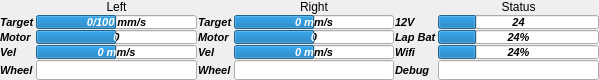
<?xml version="1.0" encoding="UTF-8"?>
<ui version="4.0">
 <class>MainWidget</class>
 <widget class="QWidget" name="MainWidget">
  <property name="geometry">
   <rect>
    <x>0</x>
    <y>0</y>
    <width>599</width>
    <height>80</height>
   </rect>
  </property>
  <property name="sizePolicy">
   <sizepolicy hsizetype="Preferred" vsizetype="Preferred">
    <horstretch>0</horstretch>
    <verstretch>0</verstretch>
   </sizepolicy>
  </property>
  <property name="maximumSize">
   <size>
    <width>16777215</width>
    <height>16777215</height>
   </size>
  </property>
  <property name="windowTitle">
   <string>Yertle Dashboard</string>
  </property>
  <layout class="QGridLayout" name="gridLayout_2">
   <property name="margin">
    <number>0</number>
   </property>
   <item row="0" column="0">
    <layout class="QGridLayout" name="gridLayout">
     <property name="sizeConstraint">
      <enum>QLayout::SetDefaultConstraint</enum>
     </property>
     <property name="topMargin">
      <number>0</number>
     </property>
     <property name="rightMargin">
      <number>0</number>
     </property>
     <property name="bottomMargin">
      <number>0</number>
     </property>
     <property name="spacing">
      <number>1</number>
     </property>
     <item row="1" column="3">
      <widget class="QProgressBar" name="pbRTarget">
       <property name="sizePolicy">
        <sizepolicy hsizetype="Expanding" vsizetype="Preferred">
         <horstretch>0</horstretch>
         <verstretch>0</verstretch>
        </sizepolicy>
       </property>
       <property name="minimumSize">
        <size>
         <width>0</width>
         <height>10</height>
        </size>
       </property>
       <property name="maximumSize">
        <size>
         <width>16777215</width>
         <height>16777215</height>
        </size>
       </property>
       <property name="font">
        <font>
         <pointsize>8</pointsize>
         <weight>75</weight>
         <italic>true</italic>
         <bold>true</bold>
        </font>
       </property>
       <property name="autoFillBackground">
        <bool>false</bool>
       </property>
       <property name="minimum">
        <number>-200</number>
       </property>
       <property name="maximum">
        <number>200</number>
       </property>
       <property name="value">
        <number>0</number>
       </property>
       <property name="format">
        <string>%v mm/s</string>
       </property>
      </widget>
     </item>
     <item row="3" column="2">
      <widget class="QLabel" name="label_9">
       <property name="font">
        <font>
         <pointsize>8</pointsize>
         <weight>75</weight>
         <italic>true</italic>
         <bold>true</bold>
        </font>
       </property>
       <property name="text">
        <string>Vel</string>
       </property>
      </widget>
     </item>
     <item row="3" column="3">
      <widget class="QProgressBar" name="pbRVel">
       <property name="sizePolicy">
        <sizepolicy hsizetype="Expanding" vsizetype="Preferred">
         <horstretch>0</horstretch>
         <verstretch>0</verstretch>
        </sizepolicy>
       </property>
       <property name="minimumSize">
        <size>
         <width>0</width>
         <height>10</height>
        </size>
       </property>
       <property name="maximumSize">
        <size>
         <width>16777215</width>
         <height>16777215</height>
        </size>
       </property>
       <property name="font">
        <font>
         <pointsize>8</pointsize>
         <weight>75</weight>
         <italic>true</italic>
         <bold>true</bold>
        </font>
       </property>
       <property name="minimum">
        <number>-200</number>
       </property>
       <property name="maximum">
        <number>200</number>
       </property>
       <property name="value">
        <number>0</number>
       </property>
       <property name="format">
        <string>%v mm/s</string>
       </property>
      </widget>
     </item>
     <item row="2" column="4">
      <widget class="QLabel" name="label_12">
       <property name="font">
        <font>
         <pointsize>8</pointsize>
         <weight>75</weight>
         <italic>true</italic>
         <bold>true</bold>
        </font>
       </property>
       <property name="text">
        <string>Lap Bat</string>
       </property>
      </widget>
     </item>
     <item row="3" column="1">
      <widget class="QProgressBar" name="pbLVel">
       <property name="sizePolicy">
        <sizepolicy hsizetype="Expanding" vsizetype="Preferred">
         <horstretch>0</horstretch>
         <verstretch>0</verstretch>
        </sizepolicy>
       </property>
       <property name="minimumSize">
        <size>
         <width>0</width>
         <height>10</height>
        </size>
       </property>
       <property name="maximumSize">
        <size>
         <width>16777215</width>
         <height>16777215</height>
        </size>
       </property>
       <property name="font">
        <font>
         <pointsize>8</pointsize>
         <weight>75</weight>
         <italic>true</italic>
         <bold>true</bold>
        </font>
       </property>
       <property name="minimum">
        <number>-200</number>
       </property>
       <property name="maximum">
        <number>200</number>
       </property>
       <property name="value">
        <number>0</number>
       </property>
       <property name="format">
        <string>%v mm/s</string>
       </property>
      </widget>
     </item>
     <item row="1" column="1">
      <widget class="QProgressBar" name="pbLTarget">
       <property name="sizePolicy">
        <sizepolicy hsizetype="Expanding" vsizetype="Preferred">
         <horstretch>0</horstretch>
         <verstretch>0</verstretch>
        </sizepolicy>
       </property>
       <property name="minimumSize">
        <size>
         <width>0</width>
         <height>10</height>
        </size>
       </property>
       <property name="maximumSize">
        <size>
         <width>16777215</width>
         <height>16777215</height>
        </size>
       </property>
       <property name="font">
        <font>
         <pointsize>8</pointsize>
         <weight>75</weight>
         <italic>true</italic>
         <bold>true</bold>
        </font>
       </property>
       <property name="autoFillBackground">
        <bool>false</bool>
       </property>
       <property name="minimum">
        <number>-200</number>
       </property>
       <property name="maximum">
        <number>200</number>
       </property>
       <property name="value">
        <number>0</number>
       </property>
       <property name="format">
        <string>%v/100 mm/s</string>
       </property>
      </widget>
     </item>
     <item row="1" column="5">
      <widget class="QProgressBar" name="pb12V">
       <property name="sizePolicy">
        <sizepolicy hsizetype="Expanding" vsizetype="Preferred">
         <horstretch>0</horstretch>
         <verstretch>0</verstretch>
        </sizepolicy>
       </property>
       <property name="minimumSize">
        <size>
         <width>0</width>
         <height>10</height>
        </size>
       </property>
       <property name="maximumSize">
        <size>
         <width>16777215</width>
         <height>16777215</height>
        </size>
       </property>
       <property name="font">
        <font>
         <pointsize>8</pointsize>
         <weight>75</weight>
         <italic>true</italic>
         <bold>true</bold>
        </font>
       </property>
       <property name="value">
        <number>24</number>
       </property>
       <property name="format">
        <string>%v</string>
       </property>
      </widget>
     </item>
     <item row="0" column="5">
      <widget class="QLabel" name="label_11">
       <property name="text">
        <string>Status</string>
       </property>
       <property name="alignment">
        <set>Qt::AlignCenter</set>
       </property>
      </widget>
     </item>
     <item row="1" column="0">
      <widget class="QLabel" name="label_2">
       <property name="font">
        <font>
         <pointsize>8</pointsize>
         <weight>75</weight>
         <italic>true</italic>
         <bold>true</bold>
        </font>
       </property>
       <property name="text">
        <string>Target</string>
       </property>
      </widget>
     </item>
     <item row="1" column="4">
      <widget class="QLabel" name="label_13">
       <property name="font">
        <font>
         <pointsize>8</pointsize>
         <weight>75</weight>
         <italic>true</italic>
         <bold>true</bold>
        </font>
       </property>
       <property name="text">
        <string>12V</string>
       </property>
      </widget>
     </item>
     <item row="1" column="2">
      <widget class="QLabel" name="label_8">
       <property name="font">
        <font>
         <pointsize>8</pointsize>
         <weight>75</weight>
         <italic>true</italic>
         <bold>true</bold>
        </font>
       </property>
       <property name="text">
        <string>Target</string>
       </property>
      </widget>
     </item>
     <item row="0" column="3">
      <widget class="QLabel" name="label_6">
       <property name="text">
        <string>Right</string>
       </property>
       <property name="alignment">
        <set>Qt::AlignCenter</set>
       </property>
      </widget>
     </item>
     <item row="2" column="3">
      <widget class="QProgressBar" name="pbRMotor">
       <property name="sizePolicy">
        <sizepolicy hsizetype="Expanding" vsizetype="Preferred">
         <horstretch>0</horstretch>
         <verstretch>0</verstretch>
        </sizepolicy>
       </property>
       <property name="minimumSize">
        <size>
         <width>0</width>
         <height>10</height>
        </size>
       </property>
       <property name="maximumSize">
        <size>
         <width>16777215</width>
         <height>16777215</height>
        </size>
       </property>
       <property name="font">
        <font>
         <pointsize>8</pointsize>
         <weight>75</weight>
         <italic>true</italic>
         <bold>true</bold>
        </font>
       </property>
       <property name="minimum">
        <number>-255</number>
       </property>
       <property name="maximum">
        <number>255</number>
       </property>
       <property name="value">
        <number>0</number>
       </property>
       <property name="format">
        <string>%v</string>
       </property>
      </widget>
     </item>
     <item row="2" column="1">
      <widget class="QProgressBar" name="pbLMotor">
       <property name="sizePolicy">
        <sizepolicy hsizetype="Expanding" vsizetype="Preferred">
         <horstretch>0</horstretch>
         <verstretch>0</verstretch>
        </sizepolicy>
       </property>
       <property name="minimumSize">
        <size>
         <width>0</width>
         <height>10</height>
        </size>
       </property>
       <property name="maximumSize">
        <size>
         <width>16777215</width>
         <height>16777215</height>
        </size>
       </property>
       <property name="font">
        <font>
         <pointsize>8</pointsize>
         <weight>75</weight>
         <italic>true</italic>
         <bold>true</bold>
        </font>
       </property>
       <property name="minimum">
        <number>-255</number>
       </property>
       <property name="maximum">
        <number>255</number>
       </property>
       <property name="value">
        <number>0</number>
       </property>
       <property name="format">
        <string>%v</string>
       </property>
      </widget>
     </item>
     <item row="3" column="0">
      <widget class="QLabel" name="label_5">
       <property name="font">
        <font>
         <pointsize>8</pointsize>
         <weight>75</weight>
         <italic>true</italic>
         <bold>true</bold>
        </font>
       </property>
       <property name="text">
        <string>Vel</string>
       </property>
      </widget>
     </item>
     <item row="2" column="5">
      <widget class="QProgressBar" name="pbLapBat">
       <property name="sizePolicy">
        <sizepolicy hsizetype="Expanding" vsizetype="Preferred">
         <horstretch>0</horstretch>
         <verstretch>0</verstretch>
        </sizepolicy>
       </property>
       <property name="minimumSize">
        <size>
         <width>0</width>
         <height>10</height>
        </size>
       </property>
       <property name="maximumSize">
        <size>
         <width>16777215</width>
         <height>16777215</height>
        </size>
       </property>
       <property name="font">
        <font>
         <pointsize>8</pointsize>
         <weight>75</weight>
         <italic>true</italic>
         <bold>true</bold>
        </font>
       </property>
       <property name="value">
        <number>24</number>
       </property>
       <property name="format">
        <string>%p%</string>
       </property>
      </widget>
     </item>
     <item row="2" column="0">
      <widget class="QLabel" name="label_4">
       <property name="font">
        <font>
         <pointsize>8</pointsize>
         <weight>75</weight>
         <italic>true</italic>
         <bold>true</bold>
        </font>
       </property>
       <property name="text">
        <string>Motor</string>
       </property>
      </widget>
     </item>
     <item row="2" column="2">
      <widget class="QLabel" name="label_7">
       <property name="font">
        <font>
         <pointsize>8</pointsize>
         <weight>75</weight>
         <italic>true</italic>
         <bold>true</bold>
        </font>
       </property>
       <property name="text">
        <string>Motor</string>
       </property>
      </widget>
     </item>
     <item row="4" column="0">
      <widget class="QLabel" name="label_10">
       <property name="font">
        <font>
         <pointsize>8</pointsize>
         <weight>75</weight>
         <italic>true</italic>
         <bold>true</bold>
        </font>
       </property>
       <property name="text">
        <string>Wheel</string>
       </property>
      </widget>
     </item>
     <item row="4" column="1">
      <widget class="QLineEdit" name="tbLWheel">
       <property name="sizePolicy">
        <sizepolicy hsizetype="Expanding" vsizetype="Preferred">
         <horstretch>0</horstretch>
         <verstretch>0</verstretch>
        </sizepolicy>
       </property>
       <property name="minimumSize">
        <size>
         <width>0</width>
         <height>20</height>
        </size>
       </property>
       <property name="maximumSize">
        <size>
         <width>16777215</width>
         <height>16777215</height>
        </size>
       </property>
       <property name="font">
        <font>
         <pointsize>8</pointsize>
         <weight>75</weight>
         <italic>true</italic>
         <bold>true</bold>
        </font>
       </property>
      </widget>
     </item>
     <item row="4" column="2">
      <widget class="QLabel" name="label_14">
       <property name="font">
        <font>
         <pointsize>8</pointsize>
         <weight>75</weight>
         <italic>true</italic>
         <bold>true</bold>
        </font>
       </property>
       <property name="text">
        <string>Wheel</string>
       </property>
      </widget>
     </item>
     <item row="4" column="3">
      <widget class="QLineEdit" name="tbRWheel">
       <property name="sizePolicy">
        <sizepolicy hsizetype="Expanding" vsizetype="Preferred">
         <horstretch>0</horstretch>
         <verstretch>0</verstretch>
        </sizepolicy>
       </property>
       <property name="minimumSize">
        <size>
         <width>0</width>
         <height>20</height>
        </size>
       </property>
       <property name="maximumSize">
        <size>
         <width>16777215</width>
         <height>16777215</height>
        </size>
       </property>
       <property name="font">
        <font>
         <pointsize>8</pointsize>
         <weight>75</weight>
         <italic>true</italic>
         <bold>true</bold>
        </font>
       </property>
      </widget>
     </item>
     <item row="4" column="4">
      <widget class="QLabel" name="label_15">
       <property name="font">
        <font>
         <pointsize>8</pointsize>
         <weight>75</weight>
         <italic>true</italic>
         <bold>true</bold>
        </font>
       </property>
       <property name="text">
        <string>Debug</string>
       </property>
      </widget>
     </item>
     <item row="4" column="5">
      <widget class="QLineEdit" name="tbDebug">
       <property name="sizePolicy">
        <sizepolicy hsizetype="Expanding" vsizetype="Preferred">
         <horstretch>0</horstretch>
         <verstretch>0</verstretch>
        </sizepolicy>
       </property>
       <property name="minimumSize">
        <size>
         <width>0</width>
         <height>20</height>
        </size>
       </property>
       <property name="maximumSize">
        <size>
         <width>16777215</width>
         <height>16777215</height>
        </size>
       </property>
       <property name="font">
        <font>
         <pointsize>8</pointsize>
         <weight>75</weight>
         <italic>true</italic>
         <bold>true</bold>
        </font>
       </property>
      </widget>
     </item>
     <item row="0" column="1">
      <widget class="QLabel" name="label">
       <property name="text">
        <string>Left</string>
       </property>
       <property name="alignment">
        <set>Qt::AlignCenter</set>
       </property>
      </widget>
     </item>
     <item row="3" column="5">
      <widget class="QProgressBar" name="pbWifi">
       <property name="sizePolicy">
        <sizepolicy hsizetype="Expanding" vsizetype="Preferred">
         <horstretch>0</horstretch>
         <verstretch>0</verstretch>
        </sizepolicy>
       </property>
       <property name="minimumSize">
        <size>
         <width>0</width>
         <height>10</height>
        </size>
       </property>
       <property name="maximumSize">
        <size>
         <width>16777215</width>
         <height>16777215</height>
        </size>
       </property>
       <property name="font">
        <font>
         <pointsize>8</pointsize>
         <weight>75</weight>
         <italic>true</italic>
         <bold>true</bold>
        </font>
       </property>
       <property name="value">
        <number>24</number>
       </property>
       <property name="format">
        <string>%p%</string>
       </property>
      </widget>
     </item>
     <item row="3" column="4">
      <widget class="QLabel" name="label_16">
       <property name="font">
        <font>
         <pointsize>8</pointsize>
         <weight>75</weight>
         <italic>true</italic>
         <bold>true</bold>
        </font>
       </property>
       <property name="text">
        <string>Wifi</string>
       </property>
      </widget>
     </item>
    </layout>
   </item>
  </layout>
 </widget>
 <resources/>
 <connections/>
</ui>
